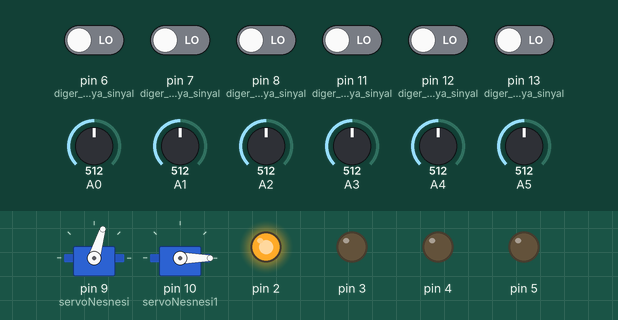
Bench run of a sketch on a simulated Arduino Uno, built with avr-gcc and run on an emulated ATmega328P. Shown: 2 × servo, output pins drawn as LEDs (lit = HIGH). Inputs (shaded band) come from the test bench; at power-on: pin 6 (diger_arduinoya_sinyal), pin 7 (diger_arduinoya_sinyal), pin 8 (diger_arduinoya_sinyal), pin 11 (diger_arduinoya_sinyal), pin 12 (diger_arduinoya_sinyal), pin 13 (diger_arduinoya_sinyal) LOW, A1 = 512, A2 = 512, A3 = 512, A0 = 512, A4 = 512, A5 = 512. What the sketch prints to the serial monitor is not drawn.

Above: at 2.3 s.
2.4 s: A1 set to 461
4.5 s: A1 set to 441
At 5.8 s:
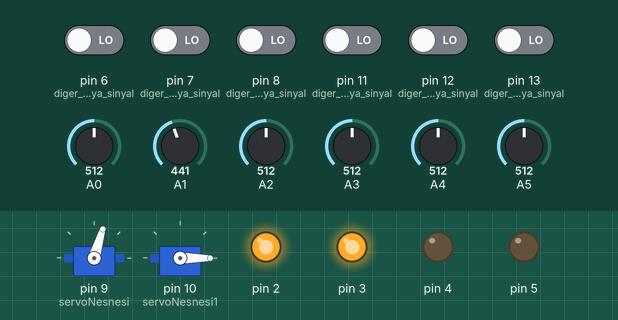
6.6 s: A2 set to 313
8.7 s: A2 set to 289
At 9.3 s:
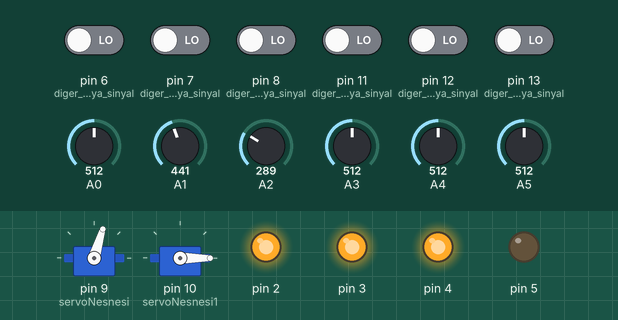
10.8 s: A3 set to 317
13.2 s: A3 set to 282
At 14.0 s:
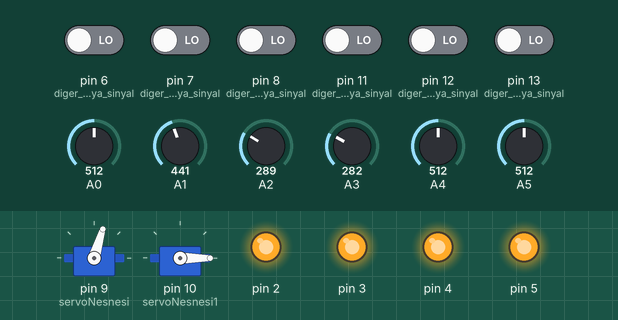
Timing chart, 0 to 16.2 s (numbered marks = the images above; inputs shaded):
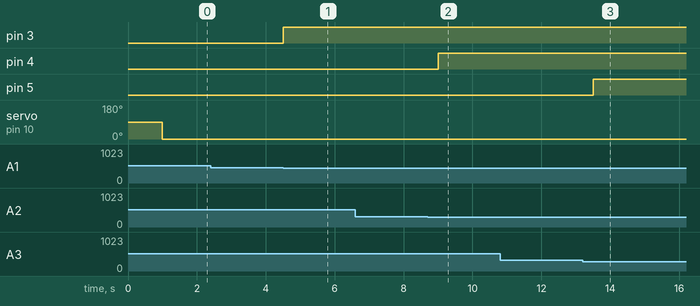

The sketch:

ARDUINO_2.ino
```cpp
#include <Servo.h>

Servo servoNesnesi; //SAĞ KAPI
Servo servoNesnesi1; //SOL KAPI
int sayac = 10; //KAPI SAYISI

int Park1 = 0;
int Park2 = 0;
int Park3 = 0;
int Park4 = 0;
int Park5 = 0;
int Park6 = 0;

int kontrol1 = 1;
int kontrol2 = 1;
int kontrol3 = 1;
int kontrol4 = 1;
int kontrol5 = 1;
int kontrol6 = 1;
int kontrol7 = 1;
int kontrol8 = 1;
int kontrol9 = 1;
int kontrol10 = 1;


void setup()
{
  Serial.begin(9600);

  servoNesnesi.attach(9);
  servoNesnesi1.attach(10);

  pinMode(2,OUTPUT);
  pinMode(3,OUTPUT);
  pinMode(4,OUTPUT);
  pinMode(5,OUTPUT);

  pinMode(6,INPUT); //diger arduinoya sinyal
  pinMode(7,INPUT); //diger arduinoya sinyal
  pinMode(8,INPUT); //diger arduinoya sinyal
  pinMode(11,INPUT); //diger arduinoya sinyal
  pinMode(12,INPUT); //diger arduinoya sinyal
  pinMode(13,INPUT); //diger arduinoya sinyal


digitalWrite(2,HIGH);
digitalWrite(3,HIGH);
digitalWrite(4,HIGH);
digitalWrite(5,HIGH);

}

void loop()
{

Park1 = analogRead(A0);
Park2 = analogRead(A1);
Park3 = analogRead(A2);
Park4 = analogRead(A3);
Park5 = analogRead(A4);//KAPI GİRİŞİ
Park6 = analogRead(A5);//KAPI GİRİŞİ


if(digitalRead(6) == HIGH){
 if(kontrol5 == 1)
  {
  sayac--;
  kontrol5 = 0;
  }
  }
else{
  if(kontrol5 == 0)
   {
   sayac++;
   kontrol5 = 1;
   }
}

if(digitalRead(7) == HIGH){
 if(kontrol6 == 1)
  {
  sayac--;
  kontrol6 = 0;
  }
  }
else{
  if(kontrol6 == 0)
   {
   sayac++;
   kontrol6 = 1;
   }
}

if(digitalRead(8) == HIGH){
 if(kontrol7 == 1)
  {
  sayac--;
  kontrol7 = 0;
  }
  }
else{
  if(kontrol7 == 0)
   {
   sayac++;
   kontrol7 = 1;
   }
}

if(digitalRead(11) == HIGH){
 if(kontrol8 == 1)
  {
  sayac--;
  kontrol8 = 0;
  }
  }
else{
  if(kontrol8 == 0)
   {
   sayac++;
   kontrol8 = 1;
   }
}

if(digitalRead(12) == HIGH){
 if(kontrol9 == 1)
  {
  sayac--;
  kontrol9 = 0;
  }
  }
else{
  if(kontrol9 == 0)
   {
   sayac++;
   kontrol9 = 1;
   }
}

if(digitalRead(13) == HIGH){
 if(kontrol10 == 1)
  {
  sayac--;
  kontrol10 = 0;
  }
}
else{
  if(kontrol10 == 0)
   {
   sayac++;
   kontrol10 = 1;
   }
}


if(Park1 >= 600)
{
  digitalWrite(2,LOW);
  if(kontrol1 == 1)
  {
  sayac--;
  kontrol1 = 0;
  }
  //digitalWrite(6,HIGH);
}
else
{
   digitalWrite(2,HIGH);
   if(kontrol1 == 0)
   {
   sayac++;
   kontrol1 = 1;
   }
   //digitalWrite(6,LOW);
}

if(Park2 >= 450)
{
  digitalWrite(3,LOW);
  if(kontrol2 == 1)
  {
  sayac--;
  kontrol2 = 0;
  }
  //digitalWrite(7,HIGH);
}
else
{
   digitalWrite(3,HIGH);
   if(kontrol2 == 0)
   {
   sayac++;
   kontrol2 = 1;
   }
   //digitalWrite(7,LOW);
}

if(Park3 >= 300)
{
  digitalWrite(4,LOW);
  if(kontrol3 == 1)
  {
  sayac--;
  kontrol3 = 0;
  }
  //digitalWrite(8,HIGH);
}
else
{
   digitalWrite(4,HIGH);
    if(kontrol3 == 0)
   {
   sayac++;
   kontrol3 = 1;
   }
   //digitalWrite(8,LOW);
}

if(Park4 >= 300)
{
  digitalWrite(5,LOW);
  if(kontrol4 == 1)
  {
  sayac--;
  kontrol4 = 0;
  }
 // digitalWrite(11,HIGH);
}
else
{
   digitalWrite(5,HIGH);
    if(kontrol4 == 0)
   {
   sayac++;
   kontrol4 = 1;
   }
 //  digitalWrite(11,LOW);
}

if(Park5 >= 970)
{
  delay(1000);
  servoNesnesi.write(0);


}
else
{
    servoNesnesi.write(73);
  }


if(Park6 >= 400)
{
  delay(1000);
  servoNesnesi1.write(0);


}
else
{
    servoNesnesi1.write(73);
  }


char str[4];
itoa(sayac, str, 10); //SAYACI GONDERIYOR
Serial.write(str, 4);


delay(500);

}
```

Measured:
- the behaviour switches between 450 and 449 on A1 (found by bisection; images 0 and 1)
- the behaviour switches between 300 and 299 on A2 (found by bisection; images 1 and 2)
- the behaviour switches between 300 and 299 on A3 (found by bisection; images 2 and 3)
- after the input at 2.4 s, every drawn part: stays the same
- after the input at 4.5 s, pin 3: LOW → HIGH at once
- after the input at 6.6 s, every drawn part: stays the same
- after the input at 8.7 s, pin 4: LOW → HIGH after 0.31 s
- after the input at 10.8 s, every drawn part: stays the same
- after the input at 13.2 s, pin 5: LOW → HIGH after 0.31 s
